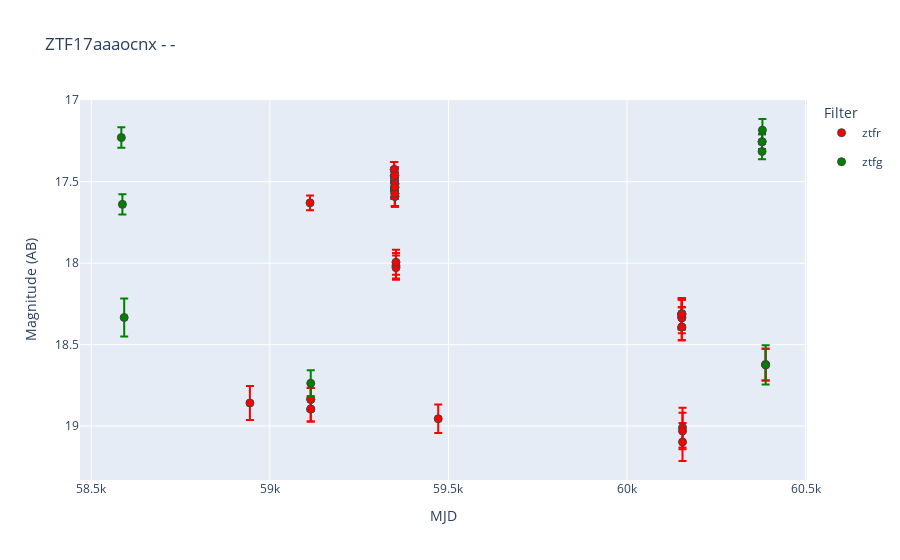

Here is the notebook cell this chart was saved with:
### Code cell
photo_filt = cut_photometry(photo_df, metadata_df, 44)
plot_photometry(photo_filt)
